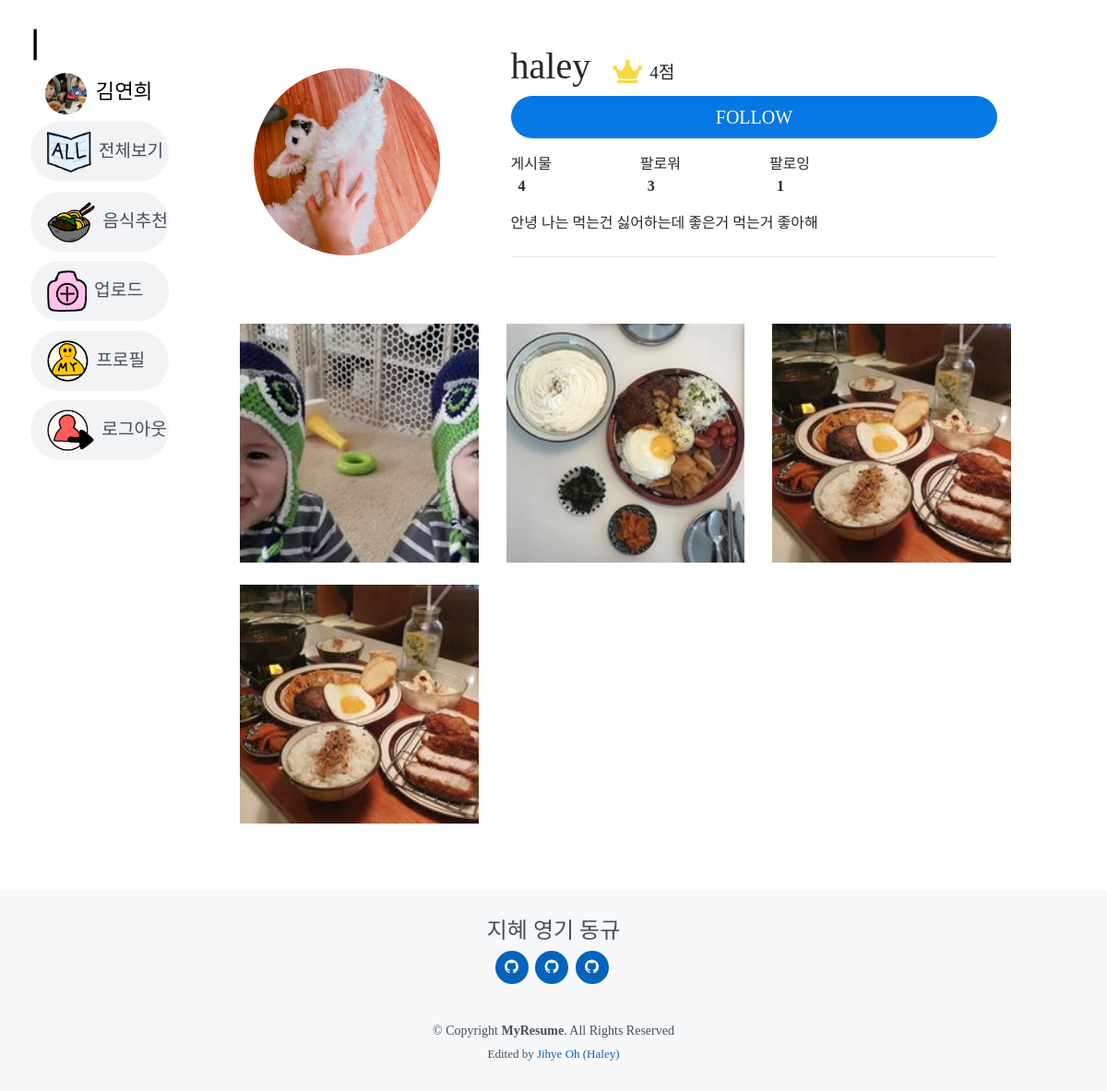
Page /accounts/profile/haley/ (signed in) on the committed database.
### accounts/models.py (models this page shows)
class User(AbstractUser):
    user_phone = models.CharField(max_length=13)
    user_created = models.DateTimeField(auto_now_add=True)
    user_score = models.IntegerField(default=0)
    user_profile_image = ProcessedImageField(
                    upload_to = 'user_profile_image',
                    processors=[ResizeToFill(500, 500)],
                    format='JPEG',
                    options={
                        'quality': 70},
                    default='default.png'
    )
    followers = models.ManyToManyField(settings.AUTH_USER_MODEL, related_name='followings')
    user_intro = models.CharField(max_length=40)

### maps/models.py (models this page shows)
class Review(models.Model):
    lat = models.FloatField()
    lng = models.FloatField()
    restaurant_address = models.CharField(max_length=30)
    restaurant_name = models.CharField(max_length=30)
    food_name = models.CharField(max_length=30)
    food_review = models.CharField(max_length=30)
    food_star = models.IntegerField()
    food_image = ProcessedImageField(
                upload_to='upload_photo',
                processors=[ResizeToFill(200, 200)],
                format='JPEG',
                options={
                    'quality': 80}
    )
    visit_date = models.DateField(auto_now_add=False)
    food_kind = models.CharField(max_length=10)
    user = models.ForeignKey(settings.AUTH_USER_MODEL, on_delete=models.CASCADE)
    like_users = models.ManyToManyField(settings.AUTH_USER_MODEL, related_name='like_reviews')
    class Meta:
        ordering = ['-id']

### accounts/views.py (the view)
# urls.py: path('profile/<str:username>/', views.profile, name='profile'),
def profile(request, username):
    rankings = user_ranking()
    if request.user.is_authenticated:
        user = get_object_or_404(get_user_model(), username=username)
        context = {
            'user_profile' : user,
            'rankings' : rankings,
        }
    else:
        return redirect('foother-index')
    return render(request, 'accounts/profile.html', context)

### accounts/views.py (called while the page is built)
def user_ranking():
    User = get_user_model()
    users = User.objects.all()
    if len(users) >3:
        while len(users) == 3:
            del users[-1]
    ranking = {
        'ranking' : users,
    }
    return ranking

### accounts/templates/accounts/profile.html (shortened to what this page needs)
{% extends 'base.html' %}
{% load bootstrap4 %}
{% load static %}
{% block content %}
<link rel="stylesheet" href="https://use.fontawesome.com/releases/v5.13.1/css/all.css">
<div class="container2 mt-5 mb-5 d-flex justify-content-center">
  <div class="row align-items-center">
    <div class="col-4">
      <div class="row">
        <img class="col-10 rounded-circle " src="{{ user_profile.user_profile_image.url }}">
      </div>
    </div>
    <div class="col-8">
        <h1 class="text-left d-inline">{{ user_profile.username }}</h1><span class="d-inline ml-4" style="font-size:1.2rem"><i class="fas fa-crown fa-lg mr-2" style="color:#f5da42"></i>{{ user_profile.review_set.count }}점</span>
        <a href="{% url 'accounts:update' user.username %}" class="d-inline ml-5">
        <div class="d-inline">
          {% if request.user != user_profile %}
            {% if request.user in user_profile.followers.all %}
              <a href="{% url 'accounts:follow' user_profile.username %}" class="btn btn-follow btn-lg btn-block mt-2">UNFOLLOW</a>
            {% else %}
              <a href="{% url 'accounts:follow' user_profile.username %}" class="btn btn-follow btn-lg btn-block mt-2">FOLLOW</a>
            {% endif %}
          {% endif %}
        </div>
        <div class="d-flex flex-row justify-content-start mt-3">
            <div class="mr-5">
              <a class="d-block">게시물</a>
              <a class="ml-2 font-bold">{{ user_profile.review_set.count }}</a>
            </div>
            <div class="ml-5 mr-5">
              <a class="d-block">팔로워</a>
              <a class="ml-2 font-bold">{{ user_profile.followers.count }}</a>
            </div>
            <div class="ml-5 mr-5">
              <a class="d-block">팔로잉</a>
              <a class="ml-2 font-bold">{{ user_profile.followings.count }}</a>
            </div>
        </div>
        <div class="d-block mt-3">
              <span>{{ user_profile.user_intro }}</span>
        </div>
        <hr class="my-4">
    </div>
  </div>
</div>
  <div class="container mt-5">
    <div class="row-cols-3 portfolio-container">
      {% for review in user_profile.review_set.all %}
        <div class="col-md-4 portfolio-item filter-app mb-4">
          <a href="{% url 'maps:review-detail' request.user review.pk %}"><img src="{{ review.food_image.url }}" class="review-image"></a>
        </div>
      {% endfor %}
    </div>
  </div>
{% endblock  %}

### foother/templates/base.html (shortened to what this page needs)
{% load static %}
<!DOCTYPE html>
<html lang="en">
<head>
  <link rel="stylesheet" href="https://stackpath.bootstrapcdn.com/bootstrap/4.5.0/css/bootstrap.min.css">
  <link href="{% static 'vendor/bootstrap/css/bootstrap.min.css' %}" rel="stylesheet">
  <link href="{% static 'vendor/icofont/icofont.min.css' %}" rel="stylesheet">
  <link href="{% static 'vendor/boxicons/css/boxicons.min.css' %}" rel="stylesheet">
  <link href="{% static 'vendor/venobox/venobox.css' %}" rel="stylesheet">
  <link href="{% static 'vendor/owl.carousel/assets/owl.carousel.min.css' %}" rel="stylesheet">
  <link href="{% static 'style/style.css' %}" rel="stylesheet">
</head>
<body>
  {% include '_nav.html' %}
 <main id="main">
  <div class="container2 mt-5 mb-5">
    {% block content %}
    {% endblock  %}
  </div>
</main>
    {% include '_foother.html' %}
</body>
</html>

### foother/templates/_nav.html (shortened to what this page needs)
{% load static %}
  <header id="header" class="mt-2" >
  <link rel="stylesheet" href="https://use.fontawesome.com/releases/v5.13.1/css/all.css">
    <div class="nav-logo-title" data-aos="zoom-in" data-aos-delay="10">
      <a href="{% url 'foother-index' %}" style="color:black"><h1></h1><a>
    </div>
    <div class="text-left ml-3 mt-2 mb-2">
      {% if request.user.is_authenticated %}
          <a href="{% url 'accounts:profile' request.user.username %}" style="color:black; font-size:1.4rem">
          <img src="{{ request.user.user_profile_image.url }}" class="rounded-circle nav-user-icon mr-1">
          {{ request.user }}</a>
      {% endif %}
    </div>
    <nav class="nav-menu d-flex flex-column justify-content-flex-start">
      <ul>
        <li><a href="{% url 'maps:review-all' %}"><img src="{% static 'img/nav/all.png' %}" class="nav-icon mr-2 ">전체보기</a></li>
        <li><a href="{% url 'foother-index' %}"><img src="{% static 'img/nav/foodrec.png' %}" class="nav-icon mr-2 ">음식추천</a></li>
        {% if request.user.is_authenticated %}
        <li><a href="{% url 'maps:review-create' %}"><img src="{% static 'img/nav/upload.png' %}" class="nav-icon mr-2 ">업로드</a></li>
        <li><a href="{% url 'accounts:profile' request.user.username  %}"><img src="{% static 'img/nav/profile.png' %}" class="nav-icon mr-2">프로필</a></li>
        {% endif %}
      {% if request.user.is_authenticated %}
        <li><a href="{% url 'accounts:logout' %}"><img src="{% static 'img/nav/logout.png' %}" class="nav-icon mr-2 ">로그아웃</a></li>
      {% endif %}
      </ul>
    </nav>
  </header>

### foother/templates/_foother.html (shortened to what this page needs)
{% load static %}
  <footer id="footer">
    <div class="container">
      <h4>지혜 영기 동규</h4>
      <div class="social-links">
        <a href="https://jihyehaley.github.io" class="twitter"><i class="bx bxl-github"></i></a>
        <a href="https://github.com/ee249" class="twitter"><i class="bx bxl-github"></i></a>
        <a href="https://github.com/dongkyu92" class="twitter"><i class="bx bxl-github"></i></a>
      </div>
      <div class="copyright">
        &copy; Copyright <strong><span>MyResume</span></strong>. All Rights Reserved
      </div>
      <div class="credits">
        Edited by <a href="jihyehaley.github.io">Jihye Oh (Haley)</a>
      </div>
    </div>
  </footer>

### foother/static/style/style.css (style rules this page uses)
body { font-family: 'InfinitySans-RegularA1'; color: #272829; }
a { color: #0563bb; }
#header { margin-left: 1.5%; width : 15%; position: fixed; top: 0; left: 0; bottom: 0; z-index: 9997; transition: all 0.5s; padding: 15px; overflow-y: auto; }
.nav-logo-title { background-size : cover; }
#main { margin-left: 15%; margin-right: 2%; }
.nav-menu * { margin: 0; padding: 0; list-style: none; }
.nav-menu > ul > li { position: relative; white-space: nowrap; }
.nav-menu a { display: flex; align-items: center; color: #45505b; padding: 10px 18px; margin-bottom: 7%; transition: 0.3s; font-size: 1.2rem; border-radius: 40px; background: #f2f3f5; height: 50%; width: 100%; overflow: hidden; transition: 0.3s; }
@media (min-width: 992px) { .nav-menu a { width: 100%; } }
#footer { background: #f7f8f9; color: #45505b; font-size: 14px; text-align: center; padding: 30px 0; }
#footer .social-links { margin: 0 0 40px 0; }
#footer .social-links a { font-size: 18px; display: inline-block; background: #0563bb; color: #fff; line-height: 1; padding: 8px 0; margin-right: 4px; border-radius: 50%; text-align: center; width: 36px; height: 36px; transition: 0.3s; }
#footer .copyright { margin: 0 0 5px 0; }
#footer .credits { font-size: 13px; }
.container2 { margin-left : 5%; margin-right : 5%; }
.nav-icon { height : 45px; }
.nav-user-icon { height : 45px; }
.review-image { width: 100%; }
.font-bold { font-weight:700; }
.btn-follow { background-color: #0678e3; border: 1px #0678e3; border-radius: 5rem; color: white; }

### rows in the picture
User: user.user_profile_image (picture), user "김연희"
User: user_profile_image (picture), username "haley", review_set.count "4", followers.count "3", followings.count "1", user_intro "안녕 나는 먹는건 싫어하는데 좋은거 먹는거 좋아해"
Review: food_image (picture)
Review: food_image (picture)
Review: food_image (picture)
Review: food_image (picture)
